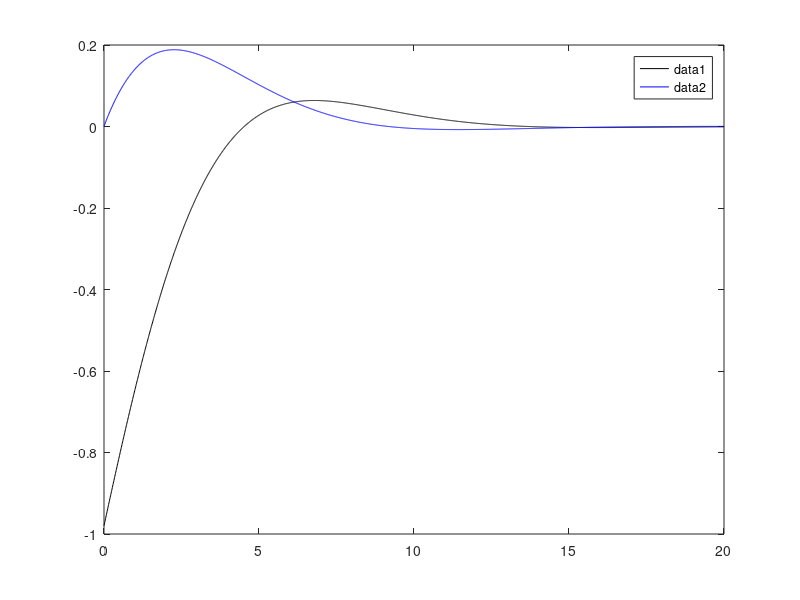

Reproduce this figure in MATLAB.
clear all
close all 
clc

pkg load control

##num = [0.8 0.56 0.204];
##den = [1 0.7 0.24];
##
##sys = tf(num, den);
##
##figure (1)
##
####impulse(sys)
##
t = 0:0.01:20;
##
##h = 0.035*exp(-0.35*t).*sin(0.324 *t);
##
##plot(t,h,'k')



##SOLUTION IN CLASS

A = 0.204/0.24;

a = -0.35;
b = 0.34278;

l1 = -0.425;
l2 = 0.43395;

phi = atan(l1/l2);

##g = -2 * exp(a*t) .*(sin(b*t+phi)) + A;
h = -2 *a*exp(a*t).*(sin(b*t+phi)) + (-2*exp(a*t)*b.*(cos(b*t+phi)));

## CHIDENTREE

s1 = -0.35 + i * 0.342;
s2 = -0.35 - i * 0.342;

k1 = -0.425 + i * 0.434;
k2 = -0.425 - i * 0.434;

h0 = s1*k1*exp(s1*t) + s2*k2*exp(s2*t);


figure(20)
plot(t,h,'k',t,h0,'b')
legend()